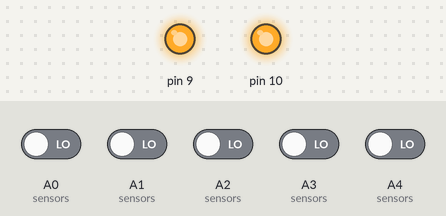
Bench run of a sketch on a simulated Arduino Uno, built with avr-gcc and run on an emulated ATmega328P. Parts: output pins drawn as LEDs (lit = HIGH). Inputs (shaded band) come from the test bench; at power-on: A0 (sensors), A1 (sensors), A2 (sensors), A3 (sensors), A4 (sensors) LOW. What the sketch prints to the serial monitor is not drawn.

Above: at 0.1 s.
Timing chart, 0 to 1.6 s (numbered marks = the images above):
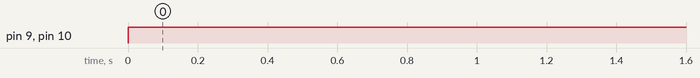

Measured:
- by itself, pin 9, pin 10: LOW → HIGH at 0.00 s

The sketch:

linefollower.ino
```cpp
#include<avr/io.h>

#define left 0x07
#define right 0x70
#define fwd 0x77
#define back 0x88

int s[5];
int sum_sensors=0;
int avg_sensors=0;
int sum=0;
int avg=0;
int l_speed,r_speed,mem=1;
int thres=512;
float kp=75.0;
float kd=5.0;
float state=0.0;
float prev_state=0.0;
int P,D;


void sensors(){
  sum_sensors=0;
  avg_sensors=0;
  s[0]=digitalRead(A0);
  s[1]=digitalRead(A1);
  s[2]=digitalRead(A2);
  s[3]=digitalRead(A3);
  s[4]=digitalRead(A4);

  for(int i=0;i<5;i++){
  sum_sensors+=s[i];
  }
  avg_sensors=sum_sensors/5;
}

void enable(int lspeed,int rspeed)
{
  analogWrite(10,lspeed);
  analogWrite(9,rspeed);
}

void threshold()
{
  sum_sensors=0;
  for(int i=0;i<5;i++){
    s[i]=(s[i]>thres)?1:0;
    sum_sensors+=s[i];}
  }


int autotune(){
  int i=1;
  while(i<101){
  enable(255,255);
  PORTD=left;
  sensors();
  sum+=avg_sensors;
  }
  while(i>101 && i<201){
    enable(255,255);
    PORTD=right;
    sensors();
    sum+=avg_sensors;
   }
  while(i>201 && i<301){
    enable(255,255);
    PORTD=right;
    sensors();
    sum+=avg_sensors;
  }
  while(i>3001 && i<4001){
    enable(255,255);
    PORTD=left;
    sensors();
    sum+=avg_sensors;
   }
  avg=sum/i;
  return avg;
}

void setup(){
  Serial.begin(9600);
  PORTC=0x00;
  PORTD=0xFF;
  PORTB=0xFF;
  //thres=autotune();
}

void loop()
{
  sensors();
  //threshold();
  for(int i=0;i<4;i++)
  Serial.print(s[i]);
  Serial.println(s[4]);
  state=-2*s[0]-1*s[1]+s[3]+2*s[4];
  P=state*kp;
  D=(state-prev_state)*kd;
  l_speed=1023-P-D;
  r_speed=1023+P+D;

  if(sum_sensors>3)
      {
        enable(1023,1023);
        PORTD=fwd;
        delay(500);}
  else
  if(s[0]==1){

    enable(1023,1023);
    PORTD=left;
    mem=1;
  }

else if(s[4]==1){
    enable(1023,1023);
    PORTD=right;
    mem=0;}
     else if(sum_sensors==0)
           {
             /*enable(1023,1023);
             PORTD=fwd;
             delay(1000);
             sensors();
             threshold*/
                 //threshold();
                 if(mem==1);
                  {
                    enable(1023,1023);
                    PORTD=right;
                  }
                 if(mem==0);
                  {
                    enable(1023,1023);
                    PORTD=left;
                  }
           }
    else
    {
           enable(l_speed,r_speed);
           PORTD=fwd;}
     }
```
